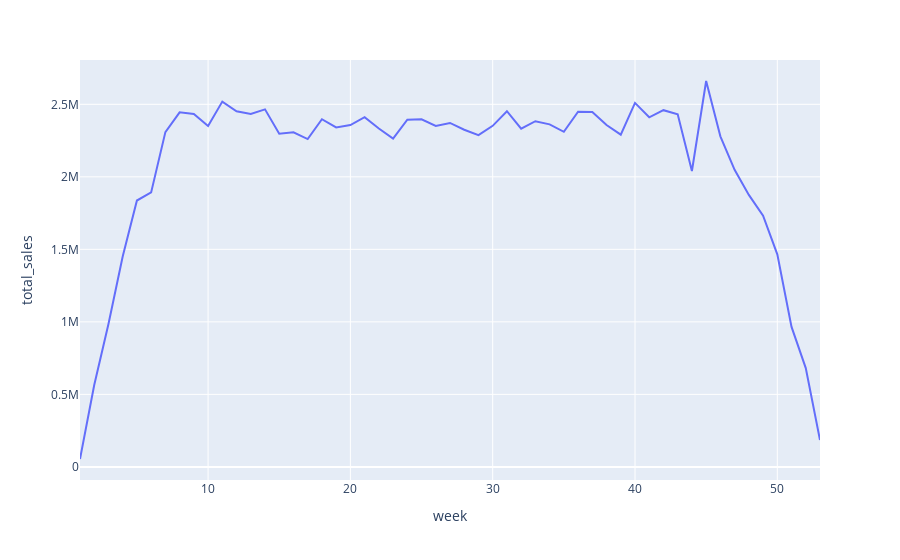

Notebook code cell kept with this figure:
### Code cell
import plotly.express as px
___

### Figure 1 — Plotly figure (JSON) as saved in the notebook; plotly's stock layout.template omitted (floating-point values rounded to 4 significant figures)
{"data": [{"hovertemplate": "week=%{x}<br>total_sales=%{y}<extra></extra>", "legendgroup": "", "line": {"color": "#636efa", "dash": "solid"}, "mode": "lines", "name": "", "orientation": "v", "showlegend": false, "type": "scatter", "x": [1, 2, 3, 4, 5, 6, 7, 8, 9, 10, 11, 12, 13, 14, 15, 16, 17, 18, 19, 20, 21, 22, 23, 24, 25, 26, 27, 28, 29, 30, 31, 32, 33, 34, 35, 36, 37, 38, 39, 40, 41, 42, 43, 44, 45, 46, 47, 48, 49, 50, 51, 52, 53], "xaxis": "x", "y": [54363, 564236, 985211, 1451011, 1836652, 1892293, 2308304, 2444550, 2433105, 2350856, 2518780, 2451893, 2433777, 2465424, 2297599, 2306683, 2260133, 2397345, 2340832, 2357295, 2410935, 2333277, 2263345, 2394427, 2396556, 2351048, 2371554, 2324474, 2287775, 2351565, 2452418, 2332417, 2383563, 2361822, 2310408, 2449441, 2447627, 2357003, 2290852, 2509868, 2410407, 2459623, 2431863, 2040256, 2660783, 2279410, 2048384, 1875110, 1731963, 1465397, 965257, 681433, 184828], "yaxis": "y"}], "layout": {"legend": {"tracegroupgap": 0}, "margin": {"t": 60}, "xaxis": {"anchor": "y", "autorange": true, "domain": [0, 1], "range": [1, 53], "title": {"text": "week"}, "type": "linear"}, "yaxis": {"anchor": "x", "autorange": true, "domain": [0, 1], "range": [-90440.0, 2806000.0], "title": {"text": "total_sales"}, "type": "linear"}}}
